Frame 1 (no input): blank canvas, image omitted
Frame 60 (no input): blank canvas, image omitted
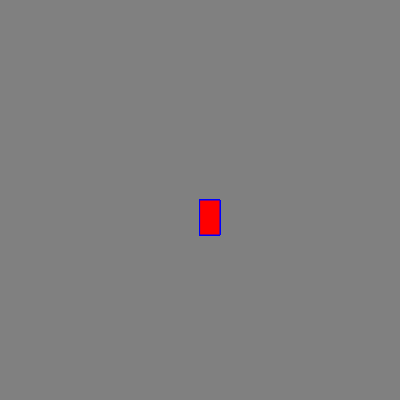
Frame 120 (the mouse pressed at the canvas centre since frame 60)

The p5.js sketch whose frames 1 and 60 were blank and that drew this single picture after the mouse press (run headless with seeded random() and noise() and a simulated clock; from frame 60 on, the mouse is pressed at the canvas centre):

// p5.js sketch
// ── sketch.js
function setup() {
    createCanvas(400, 400);
    background("gray")
  }
  
  function draw() {
    stroke("blue");
    fill("red");
    
    
    if (mouseIsPressed) {
      rect(mouseX, mouseY, 20, 35);
    }
  }  
